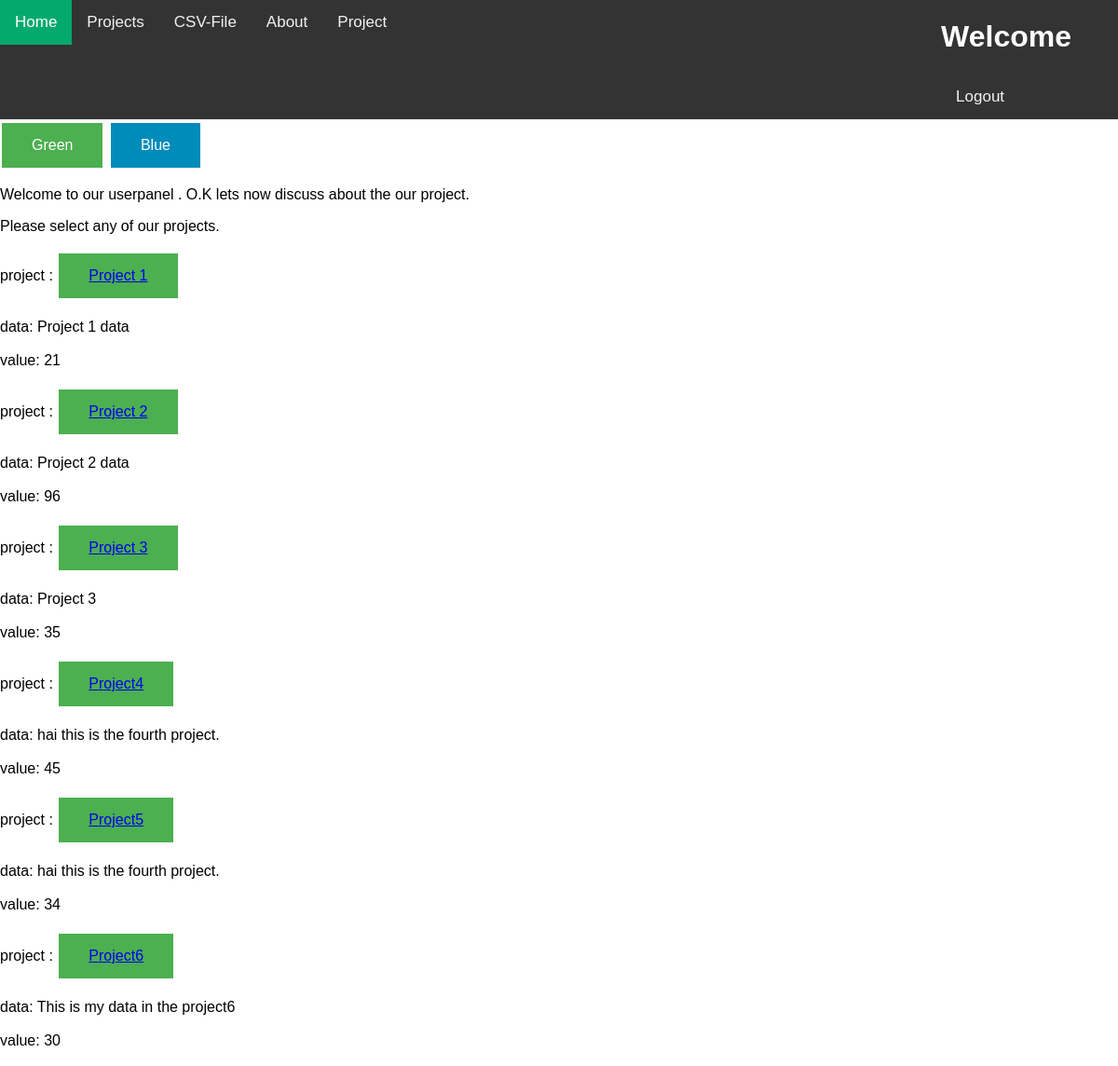
Page /list on the committed database.
### first/models.py (models this page shows)
class Projects(models.Model):
    name = models.CharField(max_length=250)
    data = models.TextField()
    value = models.IntegerField()
    completed = models.BooleanField(default=False)
    val1 = models.BooleanField(default = True)
    def __str__(self):
        return self.name

### first/views.py (the view)
# urls.py: path('list', views.list, name = 'list'),
def list(request):
    project = Projects.objects.all()
    context = {  'project' : project }
    return render (request, 'first/list.html', context)

### first/templates/first/list.html (shortened to what this page needs)
{% extends 'base.html' %}
{% load static %}
    {% block content %}
    <button class="button button1">Green</button>
    <button class="button button2">Blue</button>
    <div>
        <p>Welcome to our userpanel {{ user.get_username }}. O.K lets now discuss about the our project. </p>
        <p>Please select any of our projects.</p>
        {% for proj in project %}
        project : <button class="button button1"><a href="{% url 'detail' proj.id %}">{{ proj }} </a></button><br><br>
        data: {{ proj.data }}<br><br>
        value: {{ proj.value }}<br><br>
        {% endfor %}
    </div>
    {% endblock %}

### first/templates/base.html (shortened to what this page needs)
{% load static %}
<!DOCTYPE html>
<html lang="en">
<head>
    <link rel="stylesheet" href ="{% static 'css/base.css' %}">
</head>
<body>
    <div class="topnav">
        <a class="active" href="{% url 'home' %}">Home</a>
        <a href="{% url  'list' %}">Projects</a>
        <a href="{% url  'csvfile' %}">CSV-File</a>
        <a href="#about">About</a>
        <a href="{% url 'proj1' %}">Project</a>
        <div class = "nav-right" >
            <h1>
                Welcome {{   user.get_username | title     }}
            </h1>
            <a href="{% url 'logout' %}">Logout </a>
        </div>
      </div>
    {% block content %}
    {% endblock %}
</body>
</html>

### static/css/base.css (style rules this page uses)
body { margin: 0; font-family: Arial, Helvetica, sans-serif; }
.topnav { overflow: hidden; background-color: #333; }
.topnav a { float: left; color: #f2f2f2; text-align: center; padding: 14px 16px; text-decoration: none; font-size: 17px; }
.topnav a.active { background-color: #04AA6D; color: white; }
h1, h2, h3, h4 { color: white; }
.nav-right { float: right; margin-right: 50px; }
.button { border: none; color: white; padding: 15px 32px; text-align: center; text-decoration: none; display: inline-block; font-size: 16px; margin: 4px 2px; cursor: pointer; }
.button1 { background-color: #4CAF50; }
.button2 { background-color: #008CBA; }

### first/templates/base.html (style rules this page uses)
body { margin: 0; font-family: Arial, Helvetica, sans-serif; }
.topnav { overflow: hidden; background-color: #333; }
.topnav a { float: left; color: #f2f2f2; text-align: center; padding: 14px 16px; text-decoration: none; font-size: 17px; }
.topnav a.active { background-color: #04AA6D; color: white; }
.nav-right { float: right; margin-right: 50px; color: antiquewhite; }
.button { border: none; color: white; padding: 15px 32px; text-align: center; text-decoration: none; display: inline-block; font-size: 16px; margin: 4px 2px; cursor: pointer; }
.button1 { background-color: #4CAF50; }
.button2 { background-color: #008CBA; }

### rows in the picture
Projects: name "Project 1", data "Project 1 data", value "21"
Projects: name "Project 2", data "Project 2 data", value "96"
Projects: name "Project 3", data "Project 3", value "35"
Projects: name "Project4", data "hai this is the fourth project.", value "45"
Projects: name "Project5", data "hai this is the fourth project.", value "34"
Projects: name "Project6", data "This is my data in the project6", value "30"
